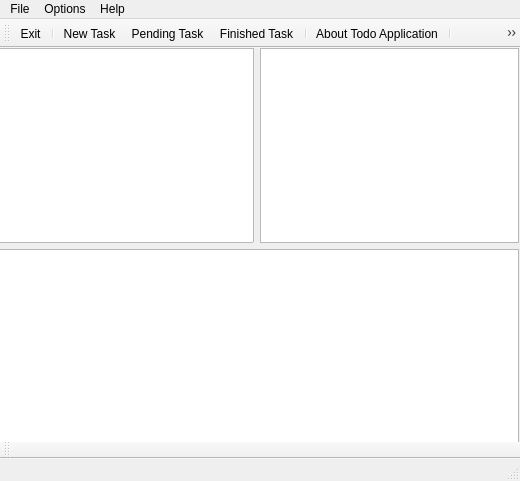
<?xml version="1.0" encoding="UTF-8"?>
<ui version="4.0">
 <class>MainWindow</class>
 <widget class="QMainWindow" name="MainWindow">
  <property name="geometry">
   <rect>
    <x>0</x>
    <y>0</y>
    <width>520</width>
    <height>481</height>
   </rect>
  </property>
  <property name="windowTitle">
   <string>MainWindow</string>
  </property>
  <widget class="QWidget" name="centralwidget">
   <widget class="QWidget" name="">
    <property name="geometry">
     <rect>
      <x>-5</x>
      <y>0</y>
      <width>524</width>
      <height>396</height>
     </rect>
    </property>
    <layout class="QVBoxLayout" name="verticalLayout">
     <item>
      <layout class="QHBoxLayout" name="horizontalLayout_2">
       <item>
        <layout class="QHBoxLayout" name="horizontalLayout">
         <item>
          <widget class="QListWidget" name="listWidget"/>
         </item>
         <item>
          <widget class="QListWidget" name="listWidget_3"/>
         </item>
        </layout>
       </item>
      </layout>
     </item>
     <item>
      <widget class="QListWidget" name="listWidget_2"/>
     </item>
    </layout>
   </widget>
  </widget>
  <widget class="QMenuBar" name="menubar">
   <property name="geometry">
    <rect>
     <x>0</x>
     <y>0</y>
     <width>520</width>
     <height>21</height>
    </rect>
   </property>
   <widget class="QMenu" name="menuFile">
    <property name="title">
     <string>File</string>
    </property>
    <addaction name="separator"/>
    <addaction name="actionHide_finished_Tasks"/>
   </widget>
   <widget class="QMenu" name="menuOptions">
    <property name="title">
     <string>Options</string>
    </property>
    <addaction name="actionNew_Task"/>
    <addaction name="actionPending_Task"/>
    <addaction name="actionFinished_Task"/>
   </widget>
   <widget class="QMenu" name="menuHelp">
    <property name="title">
     <string>Help</string>
    </property>
    <addaction name="actionAbout_Todo_Application"/>
   </widget>
   <addaction name="menuFile"/>
   <addaction name="menuOptions"/>
   <addaction name="menuHelp"/>
  </widget>
  <widget class="QStatusBar" name="statusbar"/>
  <widget class="QToolBar" name="toolBar">
   <property name="windowTitle">
    <string>toolBar</string>
   </property>
   <attribute name="toolBarArea">
    <enum>TopToolBarArea</enum>
   </attribute>
   <attribute name="toolBarBreak">
    <bool>false</bool>
   </attribute>
   <addaction name="actionExit"/>
   <addaction name="separator"/>
   <addaction name="actionNew_Task"/>
   <addaction name="actionPending_Task"/>
   <addaction name="actionFinished_Task"/>
   <addaction name="separator"/>
   <addaction name="actionAbout_Todo_Application"/>
   <addaction name="separator"/>
   <addaction name="actionHide_finished_Tasks"/>
  </widget>
  <widget class="QToolBar" name="toolBar_2">
   <property name="windowTitle">
    <string>toolBar_2</string>
   </property>
   <attribute name="toolBarArea">
    <enum>BottomToolBarArea</enum>
   </attribute>
   <attribute name="toolBarBreak">
    <bool>false</bool>
   </attribute>
  </widget>
  <action name="actionExit">
   <property name="icon">
    <iconset resource="TodoIcons.qrc">
     <normaloff>:/exit (3).png</normaloff>:/exit (3).png</iconset>
   </property>
   <property name="text">
    <string>Exit</string>
   </property>
  </action>
  <action name="actionNew_Task">
   <property name="icon">
    <iconset resource="TodoIcons.qrc">
     <normaloff>:/add_list.png</normaloff>:/add_list.png</iconset>
   </property>
   <property name="text">
    <string>New Task</string>
   </property>
  </action>
  <action name="actionPending_Task">
   <property name="icon">
    <iconset resource="TodoIcons.qrc">
     <normaloff>:/pending.png</normaloff>:/pending.png</iconset>
   </property>
   <property name="text">
    <string>Pending Task </string>
   </property>
  </action>
  <action name="actionFinished_Task">
   <property name="icon">
    <iconset resource="TodoIcons.qrc">
     <normaloff>:/taskdone.png</normaloff>:/taskdone.png</iconset>
   </property>
   <property name="text">
    <string>Finished Task </string>
   </property>
  </action>
  <action name="actionAbout_Todo_Application">
   <property name="icon">
    <iconset resource="TodoIcons.qrc">
     <normaloff>:/Aboutt.png</normaloff>:/Aboutt.png</iconset>
   </property>
   <property name="text">
    <string>About Todo Application</string>
   </property>
  </action>
  <action name="actionHide_finished_Tasks">
   <property name="icon">
    <iconset resource="TodoIcons.qrc">
     <normaloff>:/hide (2).png</normaloff>:/hide (2).png</iconset>
   </property>
   <property name="text">
    <string>Hide finished Tasks </string>
   </property>
  </action>
 </widget>
 <resources>
  <include location="TodoIcons.qrc"/>
 </resources>
 <connections/>
</ui>
